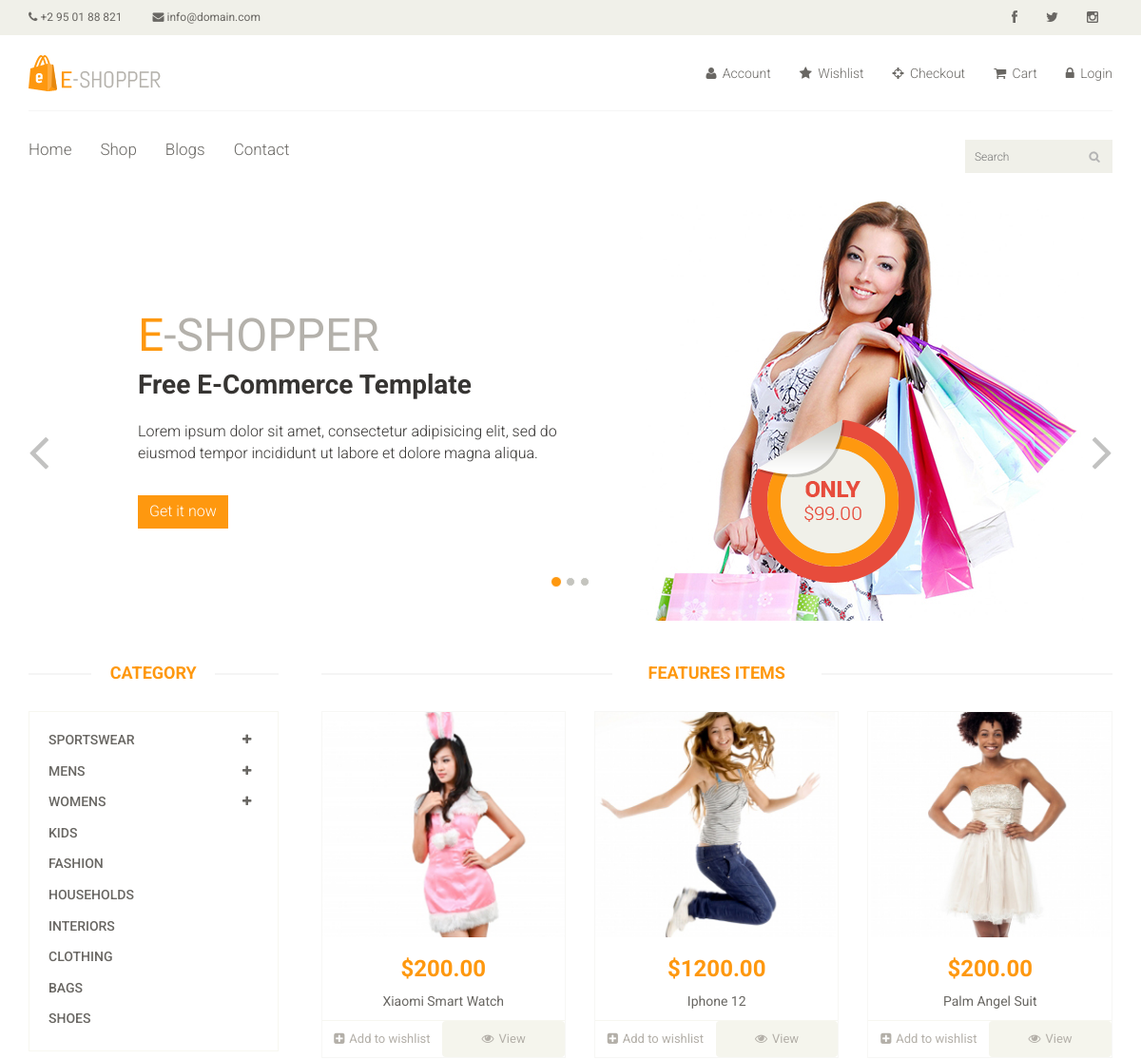
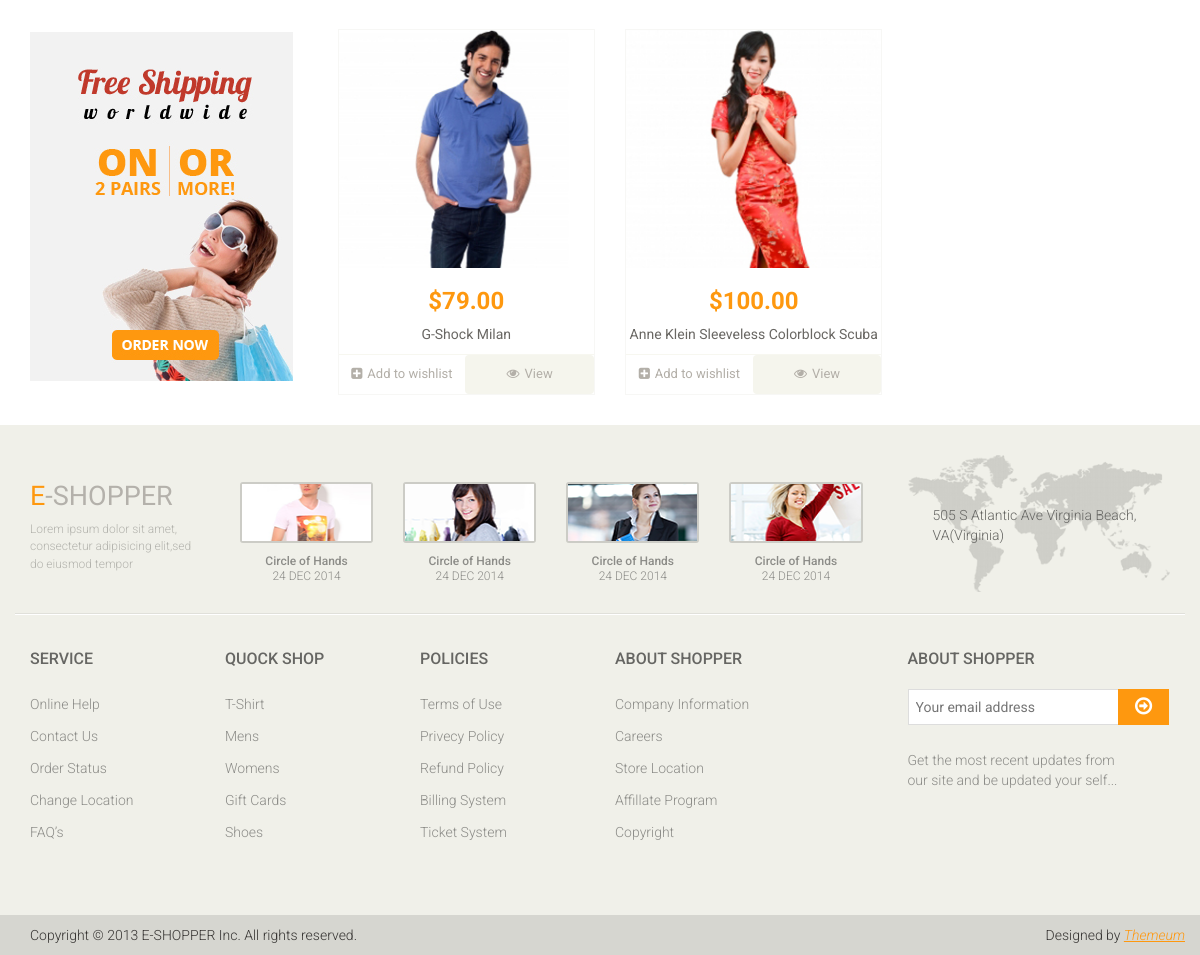
The page / on the database its author committed (2 pictures, top to bottom).
### products/models.py (models this page shows, shortened)
class Product(models.Model):
	name = models.CharField(max_length=50, unique=True)
	condition = models.CharField(max_length=20, choices=condition)
	amount = models.DecimalField(max_digits=7, decimal_places=2)
	brand = models.CharField(max_length=20)
	details = models.TextField()
	category = models.ForeignKey(Category, on_delete=models.SET_NULL, null=True)
	tags = TaggableManager()
	image = models.ImageField(upload_to='images/')
	image_one = models.ImageField(upload_to='images/', null=True, blank=True)
	image_two = models.ImageField(upload_to='images/', null=True, blank=True)
	image_three = models.ImageField(upload_to='images/', null=True,blank=True)
	slug = models.SlugField(null=True, blank=True)
	class Meta:
		ordering = ['-id']
	def get_absolute_url(self):
		return reverse('products:products_details', kwargs={'slug':self.slug})

### products/views.py (the view)
# urls.py: path('', views.home_view, name='home'),
def home_view(request):
	qs = Product.objects.all()[:12]
	wishlists = []
	try:
		wishlist = Wishlist.objects.filter(wisher=request.user)
		for wish in wishlist:
			product_name = wish.product.name
			wishlists.append(product_name)
	except:
		pass
	name = 'index.html'
	context = {
	'products' : qs,
	'wishlists':wishlists
	}
	return render(request, name, context)

### products/templates/index.html (shortened to what this page needs)
{% extends 'base.html' %}
{% block content %}
{% load static %}
	<section id="slider">
		<div class="container">
			<div class="row">
				<div class="col-sm-12">
					<div id="slider-carousel" class="carousel slide" data-ride="carousel">
						<ol class="carousel-indicators">
							<li data-target="#slider-carousel" data-slide-to="0" class="active"></li>
							<li data-target="#slider-carousel" data-slide-to="1"></li>
							<li data-target="#slider-carousel" data-slide-to="2"></li>
						</ol>
						<div class="carousel-inner">
							<div class="item active">
								<div class="col-sm-6">
									<h1><span>E</span>-SHOPPER</h1>
									<h2>Free E-Commerce Template</h2>
									<p>Lorem ipsum dolor sit amet, consectetur adipisicing elit, sed do eiusmod tempor incididunt ut labore et dolore magna aliqua. </p>
									<button type="button" class="btn btn-default get">Get it now</button>
								</div>
								<div class="col-sm-6">
									<img src="{% static 'images/home/girl1.jpg' %}" class="girl img-responsive" alt="" />
									<img src="{% static 'images/home/pricing.png' %}"  class="pricing" alt="" />
								</div>
							</div>
						</div>
						<a href="#slider-carousel" class="left control-carousel hidden-xs" data-slide="prev">
							<i class="fa fa-angle-left"></i>
						</a>
						<a href="#slider-carousel" class="right control-carousel hidden-xs" data-slide="next">
							<i class="fa fa-angle-right"></i>
						</a>
					</div>
				</div>
			</div>
		</div>
	</section>
	<section>
		<div class="container">
			<div class="row">
				<div class="col-sm-3">
					<div class="left-sidebar">
						<h2>Category</h2>
						<div class="panel-group category-products" id="accordian">
							<div class="panel panel-default">
								<div class="panel-heading">
									<h4 class="panel-title">
										<a data-toggle="collapse" data-parent="#accordian" href="#sportswear">
											<span class="badge pull-right"><i class="fa fa-plus"></i></span>
											Sportswear
										</a>
									</h4>
								</div>
							</div>
							<div class="panel panel-default">
								<div class="panel-heading">
									<h4 class="panel-title">
										<a data-toggle="collapse" data-parent="#accordian" href="#mens">
											<span class="badge pull-right"><i class="fa fa-plus"></i></span>
											Mens
										</a>
									</h4>
								</div>
							</div>
							<div class="panel panel-default">
								<div class="panel-heading">
									<h4 class="panel-title">
										<a data-toggle="collapse" data-parent="#accordian" href="#womens">
											<span class="badge pull-right"><i class="fa fa-plus"></i></span>
											Womens
										</a>
									</h4>
								</div>
							</div>
							<div class="panel panel-default">
								<div class="panel-heading">
									<h4 class="panel-title"><a href="#">Kids</a></h4>
								</div>
							</div>
							<div class="panel panel-default">
								<div class="panel-heading">
									<h4 class="panel-title"><a href="#">Fashion</a></h4>
								</div>
							</div>
							<div class="panel panel-default">
								<div class="panel-heading">
									<h4 class="panel-title"><a href="#">Households</a></h4>
								</div>
							</div>
							<div class="panel panel-default">
								<div class="panel-heading">
									<h4 class="panel-title"><a href="#">Interiors</a></h4>
								</div>
							</div>
							<div class="panel panel-default">
								<div class="panel-heading">
									<h4 class="panel-title"><a href="#">Clothing</a></h4>
								</div>
							</div>
							<div class="panel panel-default">
								<div class="panel-heading">
									<h4 class="panel-title"><a href="#">Bags</a></h4>
								</div>
							</div>
							<div class="panel panel-default">
								<div class="panel-heading">
									<h4 class="panel-title"><a href="#">Shoes</a></h4>
								</div>
							</div>
						</div>
						<div class="shipping text-center">
							<img src="{% static 'images/home/shipping.jpg' %}" alt="" />
						</div>
					</div>
				</div>
				<div class="col-sm-9 padding-right">
					<div class="features_items">
						<h2 class="title text-center">Features Items</h2>
						{% for product in products %}
						<div class="col-sm-4">
							<div class="product-image-wrapper">
								<div class="single-products">
									<div class="productinfo text-center">
										<img src="{{product.image.url}}" alt="" />
										<h2>${{product.amount}}</h2>
										<p>{{product.name}}</p>
									</div>
									<div class="product-overlay">
										<div class="overlay-content">
										</div>
									</div>
								</div>
								<div class="choose">
									<ul class="nav nav-pills nav-justified">
										{% if product.name in wishlists %}
										<li><a href="{% url 'products:remove_from_wishlist' product.slug %}"><i class="fa fa-minus-square"></i>Take from wishlist</a></li>
										{% else %}
										<li><a href="{% url 'products:add_to_wishlist' product.slug %}"><i class="fa fa-plus-square"></i>Add to wishlist</a></li>
										{% endif %}
										<li><a href="{{product.get_absolute_url}}" class="btn btn-default add-to-cart"><i class="fa fa-eye"></i>View</a></li>
									</ul>
								</div>
							</div>
						</div>
						{% endfor %}
					</div>
				</div>
			</div>
		</div>
	</section>
{% endblock %}

### template/base.html (shortened to what this page needs)
<!DOCTYPE html>
<html lang="en">
{% load static %}
<head>
    <link href="{% static 'css/bootstrap.min.css' %}" rel="stylesheet">
    <link href="{% static 'css/font-awesome.min.css' %}" rel="stylesheet">
    <link href="{% static 'css/prettyPhoto.css' %}" rel="stylesheet">
    <link href="{% static 'css/price-range.css' %}" rel="stylesheet">
    <link href="{% static 'css/animate.css' %}" rel="stylesheet">
	<link href="{% static 'css/main.css' %}" rel="stylesheet">
	<link href="{% static 'css/responsive.css' %}" rel="stylesheet">
</head>
<body>
	<header id="header">
		<div class="header_top">
			<div class="container">
				<div class="row">
					<div class="col-sm-6">
						<div class="contactinfo">
							<ul class="nav nav-pills">
								<li><a href="#"><i class="fa fa-phone"></i> +2 95 01 88 821</a></li>
								<li><a href="#"><i class="fa fa-envelope"></i> info@domain.com</a></li>
							</ul>
						</div>
					</div>
					<div class="col-sm-6">
						<div class="social-icons pull-right">
							<ul class="nav navbar-nav">
								<li><a href="#"><i class="fa fa-facebook"></i></a></li>
								<li><a href="#"><i class="fa fa-twitter"></i></a></li>
								<li><a href="#"><i class="fa fa-instagram"></i></a></li>
							</ul>
						</div>
					</div>
				</div>
			</div>
		</div>
		<div class="header-middle">
			<div class="container">
				<div class="row">
					<div class="col-sm-4">
						<div class="logo pull-left">
							<a href="{% url 'products:home' %}"><img src="{% static 'images/home/logo.png' %}" alt="" /></a>
						</div>
					</div>
					<div class="col-sm-8">
						<div class="shop-menu pull-right">
							<ul class="nav navbar-nav">
								<li><a href="#"><i class="fa fa-user"></i> Account</a></li>
								<li><a href="{% url 'products:wishlist_view' %}"><i class="fa fa-star"></i> Wishlist</a></li>
								<li><a href="{% url 'products:checkout' %}"><i class="fa fa-crosshairs"></i> Checkout</a></li>
								<li><a href="{% url 'products:cart' %}"><i class="fa fa-shopping-cart"></i> Cart</a></li>
								{% if request.user.is_authenticated %}
								<li><a href="{% url 'accounts:logout' %}"><i class="fa fa-lock"></i> Logout</a></li>
								{% else %}
								<li><a href="{% url 'accounts:login' %}"><i class="fa fa-lock"></i> Login</a></li>
								{% endif %}
							</ul>
						</div>
					</div>
				</div>
			</div>
		</div>
		<div class="header-bottom">
			<div class="container">
				<div class="row">
					<div class="col-sm-9">
						<div class="mainmenu pull-left">
							<ul class="nav navbar-nav collapse navbar-collapse">
								<li><a href="{% url 'products:home' %}">Home</a></li>
								<li><a href="{% url 'products:products_list' %}">Shop</i></a></li>
								<li><a href="{% url 'blog:blog_list' %}">Blogs</a></li>
								<li><a href="{% url 'products:contact-us' %}">Contact</a></li>
							</ul>
						</div>
					</div>
					<div class="col-sm-3">
						<div class="search_box pull-right">
							<form action="{% url 'products:search' %}">
								<input type="text" name='q' placeholder="Search"/>
							</form>
						</div>
					</div>
				</div>
			</div>
		</div>
	</header>
	{% block content %}
	{% endblock %}
	<footer id="footer">
		<div class="footer-top">
			<div class="container">
				<div class="row">
					<div class="col-sm-2">
						<div class="companyinfo">
							<h2><span>e</span>-shopper</h2>
							<p>Lorem ipsum dolor sit amet, consectetur adipisicing elit,sed do eiusmod tempor</p>
						</div>
					</div>
					<div class="col-sm-7">
						<div class="col-sm-3">
							<div class="video-gallery text-center">
								<a href="#">
									<div class="iframe-img">
										<img src="{% static 'images/home/iframe1.png' %}" alt="" />
									</div>
								</a>
								<p>Circle of Hands</p>
								<h2>24 DEC 2014</h2>
							</div>
						</div>
						<div class="col-sm-3">
							<div class="video-gallery text-center">
								<a href="#">
									<div class="iframe-img">
										<img src="{% static 'images/home/iframe2.png' %}" alt="" />
									</div>
								</a>
								<p>Circle of Hands</p>
								<h2>24 DEC 2014</h2>
							</div>
						</div>
						<div class="col-sm-3">
							<div class="video-gallery text-center">
								<a href="#">
									<div class="iframe-img">
										<img src="{% static 'images/home/iframe3.png' %}" alt="" />
									</div>
								</a>
								<p>Circle of Hands</p>
								<h2>24 DEC 2014</h2>
							</div>
						</div>
						<div class="col-sm-3">
							<div class="video-gallery text-center">
								<a href="#">
									<div class="iframe-img">
										<img src="{% static 'images/home/iframe4.png' %}" alt="" />
									</div>
								</a>
								<p>Circle of Hands</p>
								<h2>24 DEC 2014</h2>
							</div>
						</div>
					</div>
					<div class="col-sm-3">
						<div class="address">
							<img src="images/home/map.png" alt="" />
							<p>505 S Atlantic Ave Virginia Beach, VA(Virginia)</p>
						</div>
					</div>
				</div>
			</div>
		</div>
		<div class="footer-widget">
			<div class="container">
				<div class="row">
					<div class="col-sm-2">
						<div class="single-widget">
							<h2>Service</h2>
							<ul class="nav nav-pills nav-stacked">
								<li><a href="#">Online Help</a></li>
								<li><a href="#">Contact Us</a></li>
								<li><a href="#">Order Status</a></li>
								<li><a href="#">Change Location</a></li>
								<li><a href="#">FAQ’s</a></li>
							</ul>
						</div>
					</div>
					<div class="col-sm-2">
						<div class="single-widget">
							<h2>Quock Shop</h2>
							<ul class="nav nav-pills nav-stacked">
								<li><a href="#">T-Shirt</a></li>
								<li><a href="#">Mens</a></li>
								<li><a href="#">Womens</a></li>
								<li><a href="#">Gift Cards</a></li>
								<li><a href="#">Shoes</a></li>
							</ul>
						</div>
					</div>
					<div class="col-sm-2">
						<div class="single-widget">
							<h2>Policies</h2>
							<ul class="nav nav-pills nav-stacked">
								<li><a href="#">Terms of Use</a></li>
								<li><a href="#">Privecy Policy</a></li>
								<li><a href="#">Refund Policy</a></li>
								<li><a href="#">Billing System</a></li>
								<li><a href="#">Ticket System</a></li>
							</ul>
						</div>
					</div>
					<div class="col-sm-2">
						<div class="single-widget">
							<h2>About Shopper</h2>
							<ul class="nav nav-pills nav-stacked">
								<li><a href="#">Company Information</a></li>
								<li><a href="#">Careers</a></li>
								<li><a href="#">Store Location</a></li>
								<li><a href="#">Affillate Program</a></li>
								<li><a href="#">Copyright</a></li>
							</ul>
						</div>
					</div>
					<div class="col-sm-3 col-sm-offset-1">
						<div class="single-widget">
							<h2>About Shopper</h2>
							<form action="#" class="searchform">
								<input type="text" placeholder="Your email address" />
								<button type="submit" class="btn btn-default"><i class="fa fa-arrow-circle-o-right"></i></button>
								<p>Get the most recent updates from <br />our site and be updated your self...</p>
							</form>
						</div>
					</div>
				</div>
			</div>
		</div>
		<div class="footer-bottom">
			<div class="container">
				<div class="row">
					<p class="pull-left">Copyright © 2013 E-SHOPPER Inc. All rights reserved.</p>
					<p class="pull-right">Designed by <span><a target="_blank" href="http://www.themeum.com">Themeum</a></span></p>
				</div>
			</div>
		</div>
	</footer>
</body>
</html>

### rows shown on the page
Product: image (picture), amount "200.00", name "Xiaomi Smart Watch", shows "Add to wishlist"
Product: image (picture), amount "1200.00", name "Iphone 12", shows "Add to wishlist"
Product: image (picture), amount "200.00", name "Palm Angel Suit", shows "Add to wishlist"
Product: image (picture), amount "79.00", name "G-Shock Milan", shows "Add to wishlist"
Product: image (picture), amount "100.00", name "Anne Klein Sleeveless Colorblock Scuba", shows "Add to wishlist"
